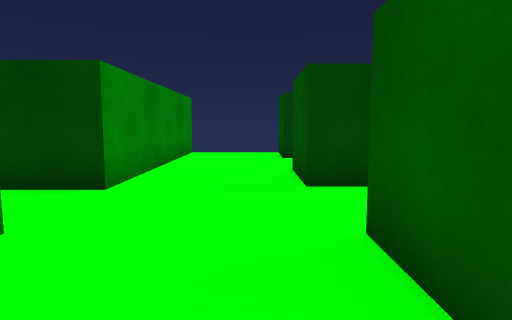
[1] (above)

16 first-person views from a walk through a 3-D level made in the Unity game engine. The camera is 0.51 m above the floor, tilts 6° down and sees 75° across. The floor is counted in squares, 0.5 m on a side. Each view is taken from the middle of a square. On the plan, view 1 faces up. The plan holds only what a view shows up to about 13 squares ahead; the rest is blank. The player is left out.

[2]
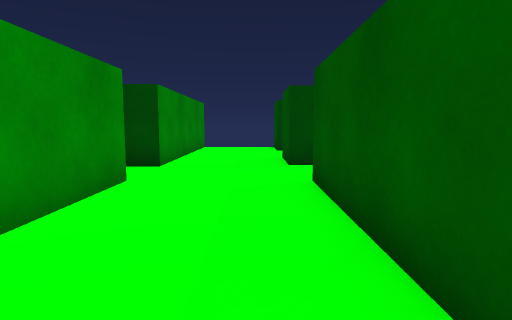

[3]
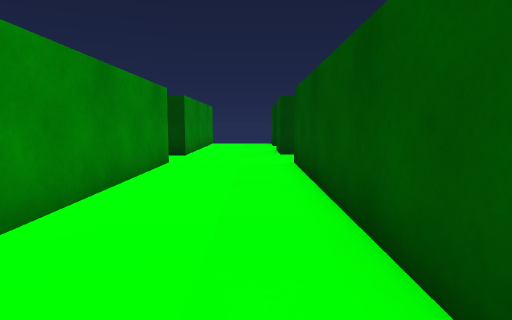

[4]
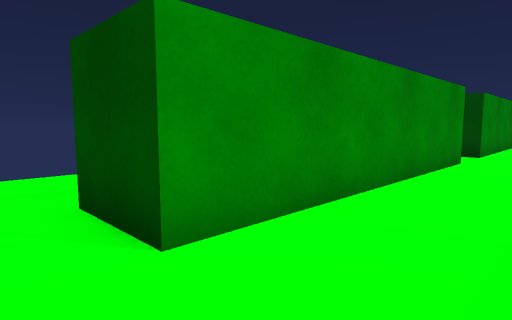

[5]
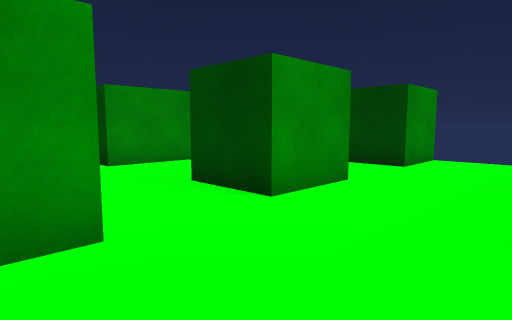

[6]
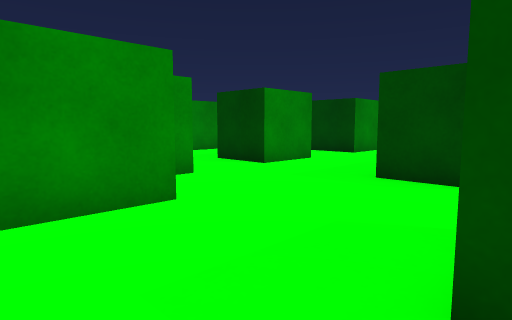

[7]
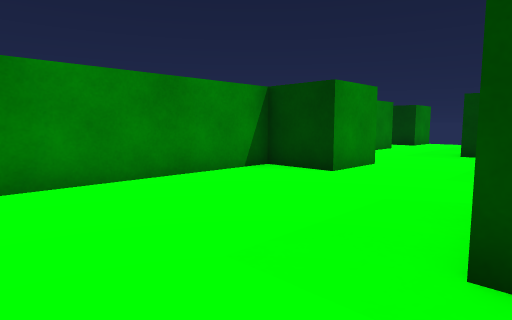

[8]
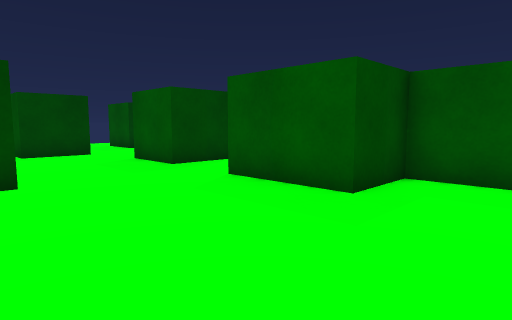

[9]
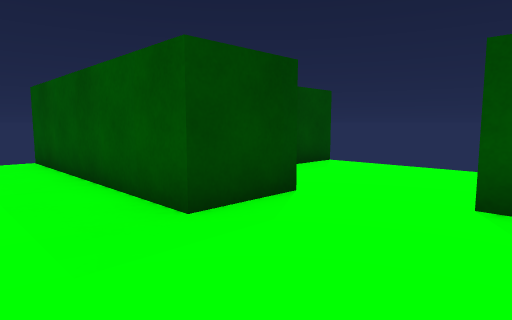

[10]
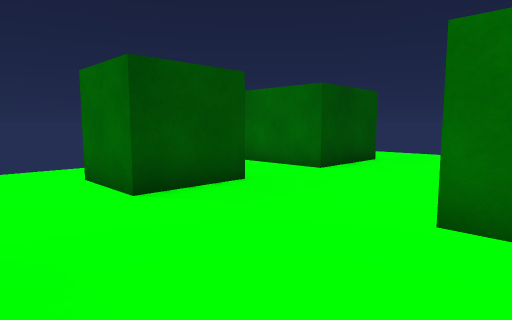

[11]
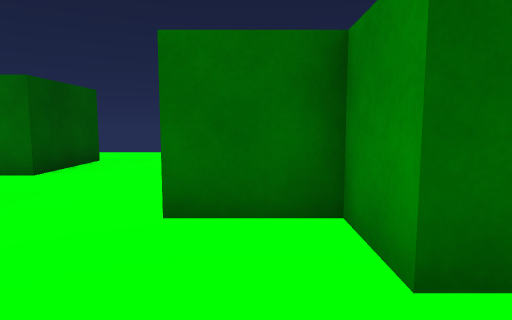

[12]
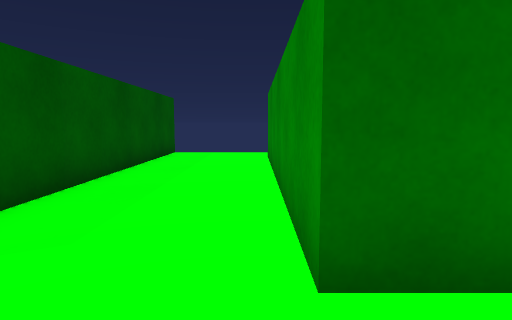

[13]
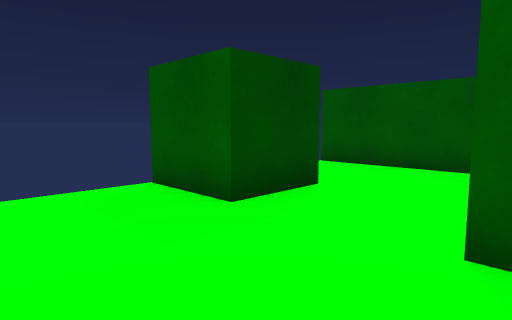

[14]
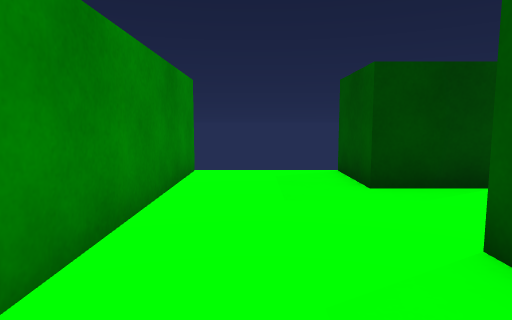

[15]
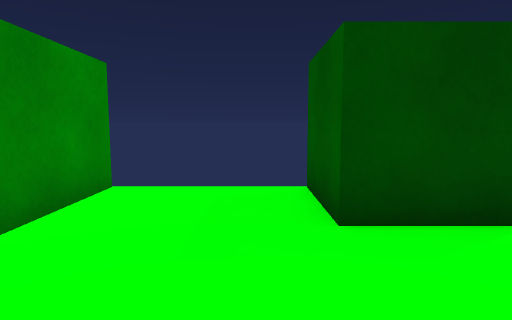

[16]
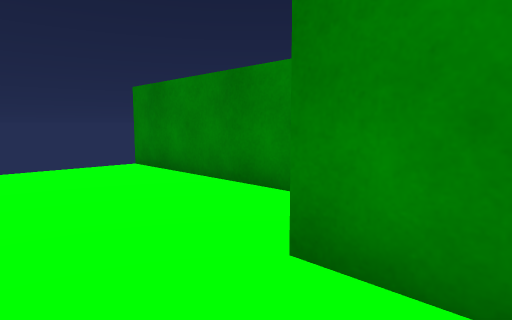

### Floor plan
Ten units are one square. View 1 is at (0, 0); x grows to the right and y downward. Boxes are objects, and circles mark ways between rooms. Rooms are numbered by the first view taken in them; rooms with no view inside come last. Other rooms are left out.
<svg viewBox="-40 -130 156 210">
<path fill="none" stroke="#000" d="M-24 -31 -24 57M24 -31 30 -31M28 -76 28 -55 8 -55 8 -76M61 -52 61 -125M-24 -125 -24 -52M28 -125 28 -103 8 -103 8 -125M10 75 10 -31M105 -7 85 -7 85 -31 94 -31M105 62 105 45 85 45 85 17 111 17M30 -31 30 -14 50 -14 50 6 30 6 30 75M81 -52 61 -52"/>
<circle cx="45" cy="-45" r="3" fill="#2a7"/>
<text x="0" y="-40">1</text>
<text x="70" y="20">2</text>
</svg>
Room 1 opens to room 2.

Where each view was taken, in squares from view 1:
view 1: 0 up, 0 right, facing up
view 2: 3 down, 0 right, facing up
view 3: 6 down, 0 right, facing up
view 4: 7 down, 0 right, facing up-left
view 5: 2 up, 6 right, facing up-left
view 6: 1 down, 9 right, facing up-left
view 7: 7 down, 9 right, facing up-left
view 8: 7 down, 4 right, facing up-right
view 9: 2 up, 4 right, facing up-right
view 10: 5 up, 4 right, facing down-right
view 11: 5 up, 4 right, facing down
view 12: 5 up, 2 left, facing down
view 13: 7 up, 2 left, facing up-right
view 14: 5 up, 1 left, facing up
view 15: 7 up, 0 right, facing up
view 16: 1 up, 7 right, facing down-left
